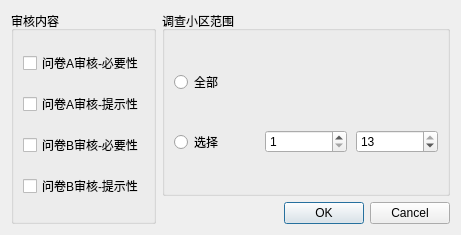
<?xml version="1.0" encoding="UTF-8"?>
<ui version="4.0">
 <class>questionCheck</class>
 <widget class="QDialog" name="questionCheck">
  <property name="geometry">
   <rect>
    <x>0</x>
    <y>0</y>
    <width>461</width>
    <height>235</height>
   </rect>
  </property>
  <property name="windowTitle">
   <string>审核问卷数据</string>
  </property>
  <layout class="QHBoxLayout" name="horizontalLayout">
   <item>
    <widget class="QGroupBox" name="groupBox">
     <property name="title">
      <string>审核内容</string>
     </property>
     <layout class="QHBoxLayout" name="horizontalLayout_2">
      <item>
       <layout class="QVBoxLayout" name="verticalLayout">
        <item>
         <widget class="QCheckBox" name="A_necessity">
          <property name="text">
           <string>问卷A审核-必要性</string>
          </property>
         </widget>
        </item>
        <item>
         <widget class="QCheckBox" name="A_suggestion">
          <property name="text">
           <string>问卷A审核-提示性</string>
          </property>
         </widget>
        </item>
        <item>
         <widget class="QCheckBox" name="B_necessity">
          <property name="text">
           <string>问卷B审核-必要性</string>
          </property>
         </widget>
        </item>
        <item>
         <widget class="QCheckBox" name="B_suggestion">
          <property name="text">
           <string>问卷B审核-提示性</string>
          </property>
         </widget>
        </item>
       </layout>
      </item>
     </layout>
    </widget>
   </item>
   <item>
    <layout class="QVBoxLayout" name="verticalLayout_2">
     <item>
      <widget class="QGroupBox" name="groupBox_2">
       <property name="title">
        <string>调查小区范围</string>
       </property>
       <layout class="QVBoxLayout" name="verticalLayout_3">
        <item>
         <widget class="QRadioButton" name="radioButton">
          <property name="text">
           <string>全部</string>
          </property>
         </widget>
        </item>
        <item>
         <layout class="QHBoxLayout" name="horizontalLayout_3">
          <property name="spacing">
           <number>9</number>
          </property>
          <item>
           <widget class="QRadioButton" name="radioButton_2">
            <property name="text">
             <string>选择</string>
            </property>
           </widget>
          </item>
          <item>
           <widget class="QSpinBox" name="spinBox">
            <property name="minimum">
             <number>1</number>
            </property>
            <property name="maximum">
             <number>13</number>
            </property>
           </widget>
          </item>
          <item>
           <widget class="QSpinBox" name="spinBox_2">
            <property name="minimum">
             <number>1</number>
            </property>
            <property name="maximum">
             <number>13</number>
            </property>
            <property name="value">
             <number>13</number>
            </property>
           </widget>
          </item>
         </layout>
        </item>
       </layout>
      </widget>
     </item>
     <item>
      <widget class="QDialogButtonBox" name="buttonBox">
       <property name="orientation">
        <enum>Qt::Horizontal</enum>
       </property>
       <property name="standardButtons">
        <set>QDialogButtonBox::Cancel|QDialogButtonBox::Ok</set>
       </property>
      </widget>
     </item>
    </layout>
   </item>
  </layout>
 </widget>
 <resources/>
 <connections>
  <connection>
   <sender>buttonBox</sender>
   <signal>accepted()</signal>
   <receiver>questionCheck</receiver>
   <slot>accept()</slot>
   <hints>
    <hint type="sourcelabel">
     <x>400</x>
     <y>187</y>
    </hint>
    <hint type="destinationlabel">
     <x>157</x>
     <y>174</y>
    </hint>
   </hints>
  </connection>
  <connection>
   <sender>buttonBox</sender>
   <signal>rejected()</signal>
   <receiver>questionCheck</receiver>
   <slot>reject()</slot>
   <hints>
    <hint type="sourcelabel">
     <x>414</x>
     <y>187</y>
    </hint>
    <hint type="destinationlabel">
     <x>286</x>
     <y>174</y>
    </hint>
   </hints>
  </connection>
 </connections>
</ui>
